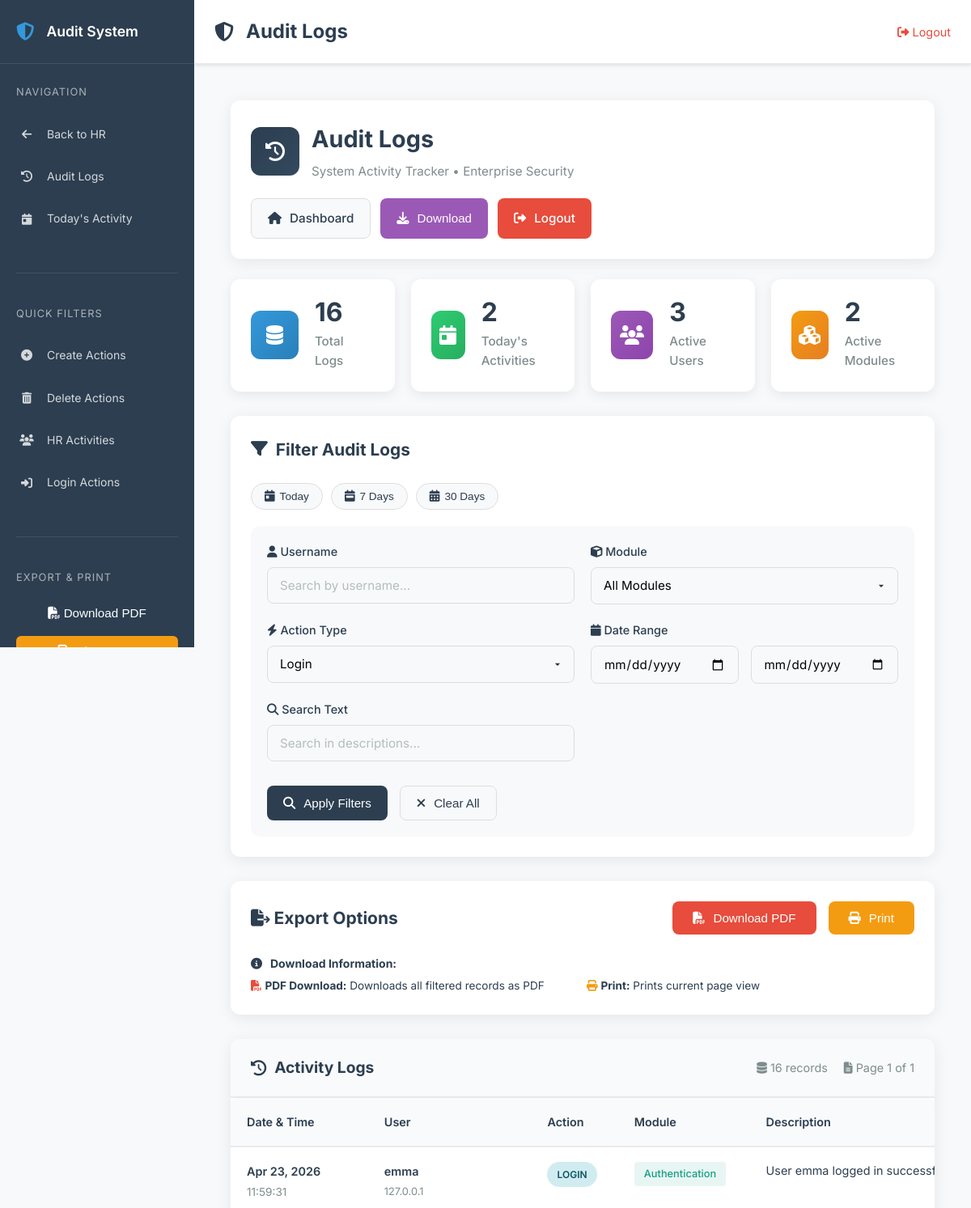
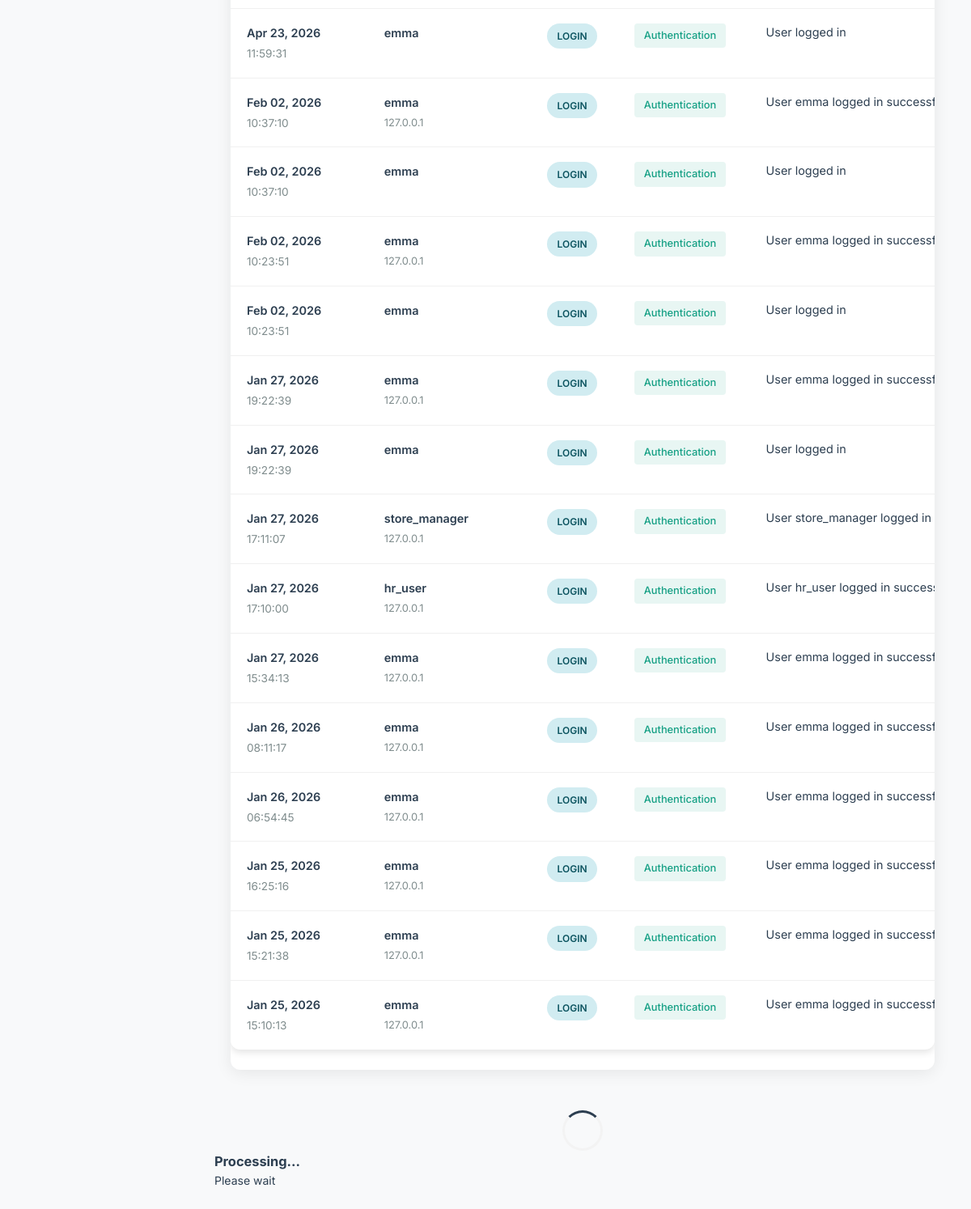
/audit/?action=LOGIN (signed in), run on the app's committed database (2 pictures, top to bottom).
### audit/models.py (models this page shows, shortened)
class AuditLog(models.Model):
    MODULE_CHOICES = [
        ('SALES', 'Sales'),
        ('FINANCE', 'Finance'),
        ('INVENTORY', 'Inventory'),
        ('HR', 'HR'),
        ('PROCUREMENT', 'Procurement'),
        ('MARKETING', 'Marketing'),
        ('SAFETY', 'Safety'),
        ('DASHBOARD', 'Dashboard'),
        ('AUTH', 'Authentication'),
        ('AUDIT', 'Audit'),
        ('OTHER', 'Other'),
    ]
    ACTION_CHOICES = [
        ('CREATE', 'Create'),
        ('UPDATE', 'Update'),
        ('DELETE', 'Delete'),
        ('VIEW', 'View'),
        ('LOGIN', 'Login'),
        ('LOGOUT', 'Logout'),
        ('APPROVE', 'Approve'),
        ('REJECT', 'Reject'),
        ('EXPORT', 'Export'),
        ('ACCESS_DENIED', 'Access Denied'),
    ]
    user = models.ForeignKey(
        User,
        on_delete=models.SET_NULL,
        null=True,
        blank=True,
        related_name='audit_logs',
        db_index=True
    )
    timestamp = models.DateTimeField(default=timezone.now, db_index=True)
    module = models.CharField(max_length=50, choices=MODULE_CHOICES, db_index=True)
    action = models.CharField(max_length=50, choices=ACTION_CHOICES, db_index=True)
    object_type = models.CharField(max_length=100, blank=True)
    object_id = models.CharField(max_length=50, blank=True)
    description = models.TextField()
    ip_address = models.GenericIPAddressField(null=True, blank=True)
    browser_info = models.CharField(max_length=255, blank=True)
    old_values = models.TextField(blank=True)
    new_values = models.TextField(blank=True)
    class Meta:
        ordering = ['-timestamp']
        verbose_name = 'Audit Log'
        verbose_name_plural = 'Audit Logs'

### audit/views.py (the view, shortened to what this page needs)
# urls.py: path('', views.audit_logs, name='audit_logs'),
@login_required
@user_passes_test(is_manager)
def audit_logs(request):
    logs = AuditLog.objects.select_related('user').all()
    user_filter = request.GET.get('user', '')
    module_filter = request.GET.get('module', '')
    action_filter = request.GET.get('action', '')
    date_from = request.GET.get('date_from', '')
    date_to = request.GET.get('date_to', '')
    search_query = request.GET.get('q', '')
    time_period = request.GET.get('time_period', '')
    if user_filter:
        logs = logs.filter(user__username__icontains=user_filter)
    if module_filter:
        logs = logs.filter(module=module_filter)
    if action_filter:
        logs = logs.filter(action=action_filter)
    if date_from:
        logs = logs.filter(timestamp__date__gte=date_from)
    if date_to:
        logs = logs.filter(timestamp__date__lte=date_to)
    if search_query:
        logs = logs.filter(
            Q(description__icontains=search_query) |
            Q(object_type__icontains=search_query) |
            Q(object_id__icontains=search_query)
        )
    if 'export' in request.GET and request.GET.get('export') == 'pdf':
        return export_audit_logs_pdf_simple(request, logs)
    today = timezone.localdate()
    today_logs = logs.filter(timestamp__date=today).count()
    unique_users = logs.values('user').distinct().count()
    modules_count = logs.values('module').distinct().count()
    paginator = Paginator(logs, 50)  # 50 logs per page
    page_number = request.GET.get('page')
    page_obj = paginator.get_page(page_number)
    context = {
        'logs': page_obj,
        'module_choices': AuditLog.MODULE_CHOICES,
        'action_choices': AuditLog.ACTION_CHOICES,
        'filter_values': {
            'user': user_filter,
            'module': module_filter,
            'action': action_filter,
            'date_from': date_from,
            'date_to': date_to,
            'q': search_query,
            'time_period': time_period,
        },
        'today_logs': today_logs,
        'unique_users': unique_users,
        'modules_count': modules_count,
        'total_count': paginator.count,
    }
    return render(request, 'audit/audit_logs.html', context)

### audit/templates/audit/audit_logs.html (shortened to what this page needs)
{% extends 'audit/base.html' %}
{% load static %}
{% block header_title %}Audit Logs{% endblock %}
{% block extra_css %}
<link rel="stylesheet" href="/static/css/audit_logs.css">
{% endblock %}
{% block content %}
<div class="audit-container">
    <div class="page-header">
        <div class="page-title">
            <div class="page-icon">
                <i class="fas fa-history"></i>
            </div>
            <div class="page-title-text">
                <h1>Audit Logs</h1>
                <p>System Activity Tracker • Enterprise Security</p>
            </div>
        </div>
        <div class="header-actions">
            <a href="/" class="header-btn secondary">
                <i class="fas fa-home"></i>
                <span>Dashboard</span>
            </a>
            <button class="header-btn" onclick="document.getElementById('downloadInfoModal').style.display = 'flex'" style="background: #9b59b6; color: white;">
                <i class="fas fa-download"></i>
                <span>Download</span>
            </button>
            <a href="/accounts/logout/" class="header-btn danger">
                <i class="fas fa-sign-out-alt"></i>
                <span>Logout</span>
            </a>
        </div>
    </div>
    <div class="quick-stats">
        <div class="stat-card" onclick="window.location='?time_period=today'">
            <div class="stat-icon total">
                <i class="fas fa-database"></i>
            </div>
            <div class="stat-content">
                <h3>{{ total_count|default:"0" }}</h3>
                <p>Total Logs</p>
            </div>
        </div>
        <div class="stat-card" onclick="window.location='?time_period=today'">
            <div class="stat-icon today">
                <i class="fas fa-calendar-day"></i>
            </div>
            <div class="stat-content">
                <h3>{{ today_logs|default:"0" }}</h3>
                <p>Today's Activities</p>
            </div>
        </div>
        <div class="stat-card" onclick="window.location='?group_by=user'">
            <div class="stat-icon users">
                <i class="fas fa-users"></i>
            </div>
            <div class="stat-content">
                <h3>{{ unique_users|default:"0" }}</h3>
                <p>Active Users</p>
            </div>
        </div>
        <div class="stat-card" onclick="window.location='?group_by=module'">
            <div class="stat-icon modules">
                <i class="fas fa-cubes"></i>
            </div>
            <div class="stat-content">
                <h3>{{ modules_count|default:"0" }}</h3>
                <p>Active Modules</p>
            </div>
        </div>
    </div>
    <section class="filter-section">
        <div class="filter-header">
            <h2>
                <i class="fas fa-filter"></i>
                Filter Audit Logs
            </h2>
        </div>
        <div class="quick-filters-chips">
            <button class="filter-chip {% if filter_values.time_period == 'today' %}active{% endif %}"
                    onclick="setTimePeriod('today')">
                <i class="fas fa-calendar-day"></i>
                Today
            </button>
            <button class="filter-chip {% if filter_values.time_period == 'week' %}active{% endif %}"
                    onclick="setTimePeriod('week')">
                <i class="fas fa-calendar-week"></i>
                7 Days
            </button>
            <button class="filter-chip {% if filter_values.time_period == 'month' %}active{% endif %}"
                    onclick="setTimePeriod('month')">
                <i class="fas fa-calendar-alt"></i>
                30 Days
            </button>
        </div>
        <form method="get" id="auditFilterForm" class="filter-form">
            <div class="form-group">
                <label for="userFilter">
                    <i class="fas fa-user"></i>
                    Username
                </label>
                <input type="text" id="userFilter" name="user" class="form-control"
                       placeholder="Search by username..." value="{{ filter_values.user }}">
            </div>
            <div class="form-group">
                <label for="moduleFilter">
                    <i class="fas fa-cube"></i>
                    Module
                </label>
                <select id="moduleFilter" name="module" class="form-control">
                    <option value="">All Modules</option>
                </select>
            </div>
            <div class="form-group">
                <label for="actionFilter">
                    <i class="fas fa-bolt"></i>
                    Action Type
                </label>
                <select id="actionFilter" name="action" class="form-control">
                    {% for code, name in action_choices %}
                    <option value="{{ code }}" {% if filter_values.action == code %}selected{% endif %}>
                        {{ name }}
                    </option>
                    {% endfor %}
                </select>
            </div>
            <div class="form-group">
                <label>
                    <i class="fas fa-calendar"></i>
                    Date Range
                </label>
                <div class="date-range">
                    <input type="date" name="date_from" class="form-control"
                           value="{{ filter_values.date_from }}" placeholder="From">
                    <input type="date" name="date_to" class="form-control"
                           value="{{ filter_values.date_to }}" placeholder="To">
                </div>
            </div>
            <div class="form-group">
                <label for="searchFilter">
                    <i class="fas fa-search"></i>
                    Search Text
                </label>
                <input type="text" id="searchFilter" name="q" class="form-control"
                       placeholder="Search in descriptions..." value="{{ filter_values.q }}">
            </div>
            <div class="filter-actions">
                <button type="submit" class="header-btn primary">
                    <i class="fas fa-search"></i>
                    <span>Apply Filters</span>
                </button>
                <button type="button" class="header-btn secondary" onclick="clearAllFilters()">
                    <i class="fas fa-times"></i>
                    <span>Clear All</span>
                </button>
            </div>
        </form>
    </section>
    <section class="export-section">
        <div class="export-header">
            <h2>
                <i class="fas fa-file-export"></i>
                Export Options
            </h2>
            <div class="export-options">
                <button class="export-btn pdf" onclick="downloadCurrentView()">
                    <i class="fas fa-file-pdf"></i>
                    <span>Download PDF</span>
                </button>
                <button class="export-btn print" onclick="printReport()">
                    <i class="fas fa-print"></i>
                    <span>Print</span>
                </button>
            </div>
        </div>
        <div class="export-info">
            <div style="display: flex; align-items: center; gap: 10px; margin-bottom: 5px;">
                <i class="fas fa-info-circle"></i>
                <strong>Download Information:</strong>
            </div>
            <div style="display: grid; grid-template-columns: repeat(auto-fit, minmax(200px, 1fr)); gap: 10px; font-size: 0.85rem;">
                <div>
                    <i class="fas fa-file-pdf" style="color: #e74c3c;"></i>
                    <strong>PDF Download:</strong> Downloads all filtered records as PDF
                </div>
                <div>
                    <i class="fas fa-print" style="color: #f39c12;"></i>
                    <strong>Print:</strong> Prints current page view
                </div>
            </div>
        </div>
    </section>
    <section class="logs-container">
        <div class="logs-header">
            <h3>
                <i class="fas fa-history"></i>
                Activity Logs
            </h3>
            <div class="logs-meta">
                <span>
                    <i class="fas fa-database"></i>
                    {{ logs.paginator.count }} records
                </span>
                <span>
                    <i class="fas fa-file-alt"></i>
                    Page {{ logs.number }} of {{ logs.paginator.num_pages }}
                </span>
            </div>
        </div>
        <div class="table-container">
            <table class="audit-table">
                <thead>
                    <tr>
                        <th>Date & Time</th>
                        <th>User</th>
                        <th>Action</th>
                        <th>Module</th>
                        <th>Description</th>
                    </tr>
                </thead>
                <tbody>
                    {% for log in logs %}
                    <tr>
                        <td>
                            <div class="datetime-cell">
                                <div class="date">{{ log.timestamp|date:"M d, Y" }}</div>
                                <div class="time">{{ log.timestamp|time:"H:i:s" }}</div>
                            </div>
                        </td>
                        <td>
                            <div class="user-cell">
                                <div class="username">{{ log.user.username|default:"System" }}</div>
                                {% if log.ip_address %}
                                <div class="ip">{{ log.ip_address }}</div>
                                {% endif %}
                            </div>
                        </td>
                        <td>
                            <span class="log-badge badge-{{ log.action|lower }}">
                                {{ log.get_action_display }}
                            </span>
                        </td>
                        <td>
                            <span class="module-tag">{{ log.get_module_display }}</span>
                        </td>
                        <td>
                            <div class="description-cell">
                                <p>{{ log.description|truncatechars:80 }}</p>
                            </div>
                        </td>
                    </tr>
                    {% endfor %}
                </tbody>
            </table>
        </div>
    </section>
</div>
<div class="loading-overlay" id="loadingOverlay">
    <div class="loading-spinner"></div>
    <h3 id="loadingMessage">Processing...</h3>
    <p>Please wait</p>
</div>
{% endblock %}

### data on the page
AuditLog: timestamp "Apr 23, 2026", timestamp "11:59:31", user.username "emma", ip_address "127.0.0.1", action "LOGIN", module "Authentication", description "User emma logged in…"
AuditLog: timestamp "Apr 23, 2026", timestamp "11:59:31", user.username "emma", action "LOGIN", module "Authentication", description "User logged in"
AuditLog: timestamp "Feb 02, 2026", timestamp "10:37:10", user.username "emma", ip_address "127.0.0.1", action "LOGIN", module "Authentication", description "User emma logged in…"
AuditLog: timestamp "Feb 02, 2026", timestamp "10:37:10", user.username "emma", action "LOGIN", module "Authentication", description "User logged in"
AuditLog: timestamp "Feb 02, 2026", timestamp "10:23:51", user.username "emma", ip_address "127.0.0.1", action "LOGIN", module "Authentication", description "User emma logged in…"
AuditLog: timestamp "Feb 02, 2026", timestamp "10:23:51", user.username "emma", action "LOGIN", module "Authentication", description "User logged in"
AuditLog: timestamp "Jan 27, 2026", timestamp "19:22:39", user.username "emma", ip_address "127.0.0.1", action "LOGIN", module "Authentication", description "User emma logged in…"
AuditLog: timestamp "Jan 27, 2026", timestamp "19:22:39", user.username "emma", action "LOGIN", module "Authentication", description "User logged in"
AuditLog: timestamp "Jan 27, 2026", timestamp "17:11:07", user.username "store_manager", ip_address "127.0.0.1", action "LOGIN", module "Authentication", description "User store_manager logged in…"
AuditLog: timestamp "Jan 27, 2026", timestamp "17:10:00", user.username "hr_user", ip_address "127.0.0.1", action "LOGIN", module "Authentication", description "User hr_user logged in…"
AuditLog: timestamp "Jan 27, 2026", timestamp "15:34:13", user.username "emma", ip_address "127.0.0.1", action "LOGIN", module "Authentication", description "User emma logged in…"
AuditLog: timestamp "Jan 26, 2026", timestamp "08:11:17", user.username "emma", ip_address "127.0.0.1", action "LOGIN", module "Authentication", description "User emma logged in…"
AuditLog: timestamp "Jan 26, 2026", timestamp "06:54:45", user.username "emma", ip_address "127.0.0.1", action "LOGIN", module "Authentication", description "User emma logged in…"
AuditLog: timestamp "Jan 25, 2026", timestamp "16:25:16", user.username "emma", ip_address "127.0.0.1", action "LOGIN", module "Authentication", description "User emma logged in…"
AuditLog: timestamp "Jan 25, 2026", timestamp "15:21:38", user.username "emma", ip_address "127.0.0.1", action "LOGIN", module "Authentication", description "User emma logged in…"
AuditLog: timestamp "Jan 25, 2026", timestamp "15:10:13", user.username "emma", ip_address "127.0.0.1", action "LOGIN", module "Authentication", description "User emma logged in…"

### other printed values
{{ total_count|default:"0" }} "16"
{{ today_logs|default:"0" }} "2"
{{ unique_users|default:"0" }} "3"
{{ modules_count|default:"0" }} "2"
{{ logs.paginator.count }} "16"
{{ logs.number }} "1"
{{ logs.paginator.num_pages }} "1"
form field action "Login"
